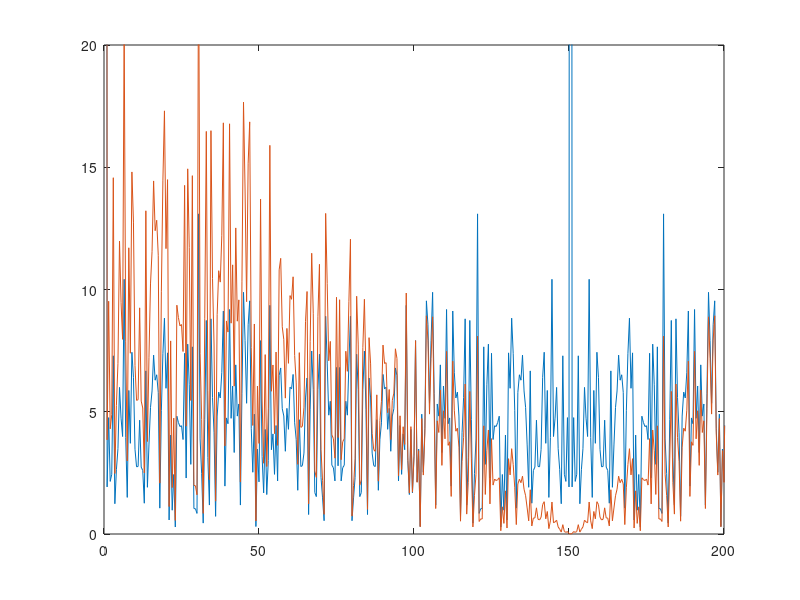

Write MATLAB code to recreate this figure.
function temporalft(varargin)
%check FT of 150Hz, 75Hz fake, framerates.


t = zeros(1,3000);
xt = t;
rnd = rand(1,300);
t(1:10:3000) = rnd;
xt(1:10:3000) = rnd;
xt(6:10:3000) = rnd;
hold off;

frq =[1:length(t)] * 0.5;
plot(frq,abs(fft(t)));
hold on;
plot(frq,abs(fft(xt)));
set(gca,'xlim',[0 200])
set(gca,'ylim',[0 20])

